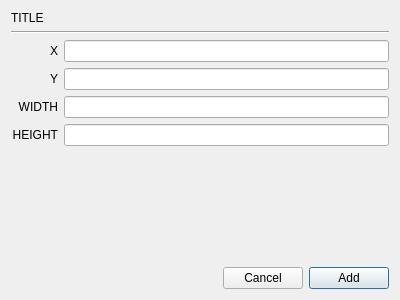
<?xml version="1.0" encoding="UTF-8"?>
<ui version="4.0">
 <class>DLGEditorRectFrame</class>
 <widget class="QDialog" name="DLGEditorRectFrame">
  <property name="geometry">
   <rect>
    <x>0</x>
    <y>0</y>
    <width>400</width>
    <height>300</height>
   </rect>
  </property>
  <property name="windowTitle">
   <string>Dialog</string>
  </property>
  <layout class="QVBoxLayout" name="verticalLayout">
   <item>
    <widget class="QLabel" name="titleLbl">
     <property name="text">
      <string>TITLE</string>
     </property>
    </widget>
   </item>
   <item>
    <widget class="Line" name="line">
     <property name="orientation">
      <enum>Qt::Horizontal</enum>
     </property>
    </widget>
   </item>
   <item>
    <layout class="QGridLayout" name="gridLayout">
     <item row="2" column="1">
      <widget class="QLineEdit" name="field3LE"/>
     </item>
     <item row="3" column="1">
      <widget class="QLineEdit" name="field4LE"/>
     </item>
     <item row="0" column="1">
      <widget class="QLineEdit" name="field1LE"/>
     </item>
     <item row="1" column="1">
      <widget class="QLineEdit" name="field2LE"/>
     </item>
     <item row="0" column="0">
      <widget class="QLabel" name="prompt1Lbl">
       <property name="text">
        <string>X</string>
       </property>
       <property name="alignment">
        <set>Qt::AlignRight|Qt::AlignTrailing|Qt::AlignVCenter</set>
       </property>
      </widget>
     </item>
     <item row="1" column="0">
      <widget class="QLabel" name="prompt2Lbl">
       <property name="text">
        <string>Y</string>
       </property>
       <property name="alignment">
        <set>Qt::AlignRight|Qt::AlignTrailing|Qt::AlignVCenter</set>
       </property>
      </widget>
     </item>
     <item row="2" column="0">
      <widget class="QLabel" name="prompt3Lbl">
       <property name="text">
        <string>WIDTH</string>
       </property>
       <property name="alignment">
        <set>Qt::AlignRight|Qt::AlignTrailing|Qt::AlignVCenter</set>
       </property>
      </widget>
     </item>
     <item row="3" column="0">
      <widget class="QLabel" name="prompt4Lbl">
       <property name="text">
        <string>HEIGHT</string>
       </property>
       <property name="alignment">
        <set>Qt::AlignRight|Qt::AlignTrailing|Qt::AlignVCenter</set>
       </property>
      </widget>
     </item>
    </layout>
   </item>
   <item>
    <spacer name="verticalSpacer">
     <property name="orientation">
      <enum>Qt::Vertical</enum>
     </property>
     <property name="sizeHint" stdset="0">
      <size>
       <width>20</width>
       <height>40</height>
      </size>
     </property>
    </spacer>
   </item>
   <item>
    <layout class="QHBoxLayout" name="horizontalLayout_2">
     <item>
      <spacer name="horizontalSpacer">
       <property name="orientation">
        <enum>Qt::Horizontal</enum>
       </property>
       <property name="sizeHint" stdset="0">
        <size>
         <width>40</width>
         <height>20</height>
        </size>
       </property>
      </spacer>
     </item>
     <item>
      <widget class="QPushButton" name="cancelBt">
       <property name="text">
        <string>Cancel</string>
       </property>
       <property name="autoDefault">
        <bool>false</bool>
       </property>
      </widget>
     </item>
     <item>
      <widget class="QPushButton" name="addBt">
       <property name="text">
        <string>Add</string>
       </property>
       <property name="default">
        <bool>true</bool>
       </property>
      </widget>
     </item>
    </layout>
   </item>
  </layout>
 </widget>
 <tabstops>
  <tabstop>field1LE</tabstop>
  <tabstop>field2LE</tabstop>
  <tabstop>field3LE</tabstop>
  <tabstop>field4LE</tabstop>
  <tabstop>addBt</tabstop>
  <tabstop>cancelBt</tabstop>
 </tabstops>
 <resources/>
 <connections/>
</ui>
